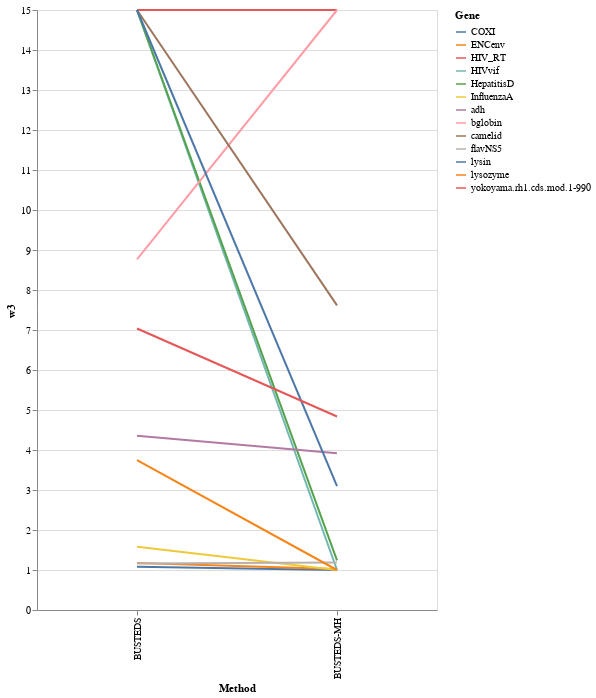

Notebook source saved alongside this figure:
### Code cell
source = df

alt.Chart(source).mark_line().encode(
    y=alt.Y('w3', scale=alt.Scale(domain=[0, 15], clamp=True)),
    x='Method',
    color='Gene'
).properties(
    width=400, 
    height=600)

### Figure 1 — Vega-Lite specification as saved in the notebook (floating-point values rounded to 4 significant figures)
{"config": {"view": {"continuousWidth": 400, "continuousHeight": 300}}, "data": {"name": "data-8de42e0cb15e51f9e88fe48f531a20ab"}, "mark": "line", "encoding": {"color": {"field": "Gene", "type": "nominal"}, "x": {"field": "Method", "type": "nominal"}, "y": {"field": "w3", "scale": {"clamp": true, "domain": [0, 15]}, "type": "quantitative"}}, "height": 600, "width": 400, "$schema": "https://vega.github.io/schema/vega-lite/v4.17.0.json", "datasets": {"data-8de42e0cb15e51f9e88fe48f531a20ab": [{"Gene": "COXI", "Method": "BUSTEDS", "Sequences": 21, "Codons": 510, "LRT p-value": 0.5, "cAIC": 24290.0, "w1": 0.0, "p1": 0.5308, "w2": 0.0127, "p2": 0.4597, "w3": 1.084, "p3": 0.0094, "SRV1": 0.0337, "SRV_p1": 0.0189, "SRV2": 0.5711, "SRV_p2": 0.944, "SRV3": 12.41, "SRV_p3": 12.41, "DH_Rate": null, "TH_Rate": null, "TH_Rate_SI": null, "BUSTEDS-MH_num_ER_Sites": null, "BUSTEDS-MH_ER_Sites": null, "pctchg_w3": null, "ΔcAIC": 22.39, "RelativeSupport": 1.377e-05, "num_ER_Sites": 0.0, "BUSTEDS_num_ER_Sites": 0.0, "BUSTEDS_ER_Sites": null, "ER_Sites_Intersection": null}, {"Gene": "COXI", "Method": "BUSTEDS-MH", "Sequences": 21, "Codons": 510, "LRT p-value": 0.5, "cAIC": 24310.0, "w1": 0.0, "p1": 0.9419, "w2": 0.2739, "p2": 0.0581, "w3": 1.002, "p3": 0.0, "SRV1": 0.0, "SRV_p1": 0.0066, "SRV2": 0.5818, "SRV_p2": 0.469, "SRV3": 1.387, "SRV_p3": 1.387, "DH_Rate": 0.0, "TH_Rate": 0.0, "TH_Rate_SI": 7.003, "BUSTEDS-MH_num_ER_Sites": null, "BUSTEDS-MH_ER_Sites": null, "pctchg_w3": 92.38, "ΔcAIC": null, "RelativeSupport": null, "num_ER_Sites": null, "BUSTEDS_num_ER_Sites": null, "BUSTEDS_ER_Sites": null, "ER_Sites_Intersection": null}, {"Gene": "ENCenv", "Method": "BUSTEDS", "Sequences": 23, "Codons": 500, "LRT p-value": 0.5, "cAIC": 13700.0, "w1": 0.0502, "p1": 1.0, "w2": 0.1152, "p2": 0.0, "w3": 1.177, "p3": 0.0, "SRV1": 0.3943, "SRV_p1": 0.2942, "SRV2": 1.126, "SRV_p2": 0.6797, "SRV3": 4.547, "SRV_p3": 4.547, "DH_Rate": null, "TH_Rate": null, "TH_Rate_SI": null, "BUSTEDS-MH_num_ER_Sites": null, "BUSTEDS-MH_ER_Sites": null, "pctchg_w3": null, "ΔcAIC": 6.063, "RelativeSupport": 0.04824, "num_ER_Sites": null, "BUSTEDS_num_ER_Sites": null, "BUSTEDS_ER_Sites": null, "ER_Sites_Intersection": null}, {"Gene": "ENCenv", "Method": "BUSTEDS-MH", "Sequences": 23, "Codons": 500, "LRT p-value": 0.5, "cAIC": 13710.0, "w1": 0.0385, "p1": 0.4648, "w2": 0.0599, "p2": 0.5352, "w3": 1.026, "p3": 0.0, "SRV1": 0.4043, "SRV_p1": 0.3049, "SRV2": 1.133, "SRV_p2": 0.669, "SRV3": 4.548, "SRV_p3": 4.548, "DH_Rate": 0.01205, "TH_Rate": 0.0, "TH_Rate_SI": 0.0, "BUSTEDS-MH_num_ER_Sites": null, "BUSTEDS-MH_ER_Sites": null, "pctchg_w3": 87.19, "ΔcAIC": null, "RelativeSupport": null, "num_ER_Sites": null, "BUSTEDS_num_ER_Sites": null, "BUSTEDS_ER_Sites": null, "ER_Sites_Intersection": null}, {"Gene": "HIV_RT", "Method": "BUSTEDS", "Sequences": 476, "Codons": 335, "LRT p-value": 7.175e-11, "cAIC": 52050.0, "w1": 0.0, "p1": 0.0104, "w2": 0.1524, "p2": 0.9886, "w3": 48.96, "p3": 0.001, "SRV1": 0.4016, "SRV_p1": 0.5144, "SRV2": 1.206, "SRV_p2": 0.4144, "SRV3": 4.122, "SRV_p3": 4.122, "DH_Rate": null, "TH_Rate": null, "TH_Rate_SI": null, "BUSTEDS-MH_num_ER_Sites": null, "BUSTEDS-MH_ER_Sites": null, "pctchg_w3": null, "ΔcAIC": null, "RelativeSupport": null, "num_ER_Sites": 22.0, "BUSTEDS_num_ER_Sites": 22.0, "BUSTEDS_ER_Sites": "36|39|48|64|65|69|72|75|103|104|122|138|151|162|163|181|188|207|215|219|228|245", "ER_Sites_Intersection": "181|151|122|188|245|215|64|75|69|228|48|162"}, {"Gene": "HIV_RT", "Method": "BUSTEDS-MH", "Sequences": 476, "Codons": 335, "LRT p-value": 0.001319, "cAIC": 52040.0, "w1": 0.0, "p1": 0.0067, "w2": 0.1509, "p2": 0.9925, "w3": 43.37, "p3": 0.0007, "SRV1": 0.3996, "SRV_p1": 0.5083, "SRV2": 1.191, "SRV_p2": 0.4155, "SRV3": 3.963, "SRV_p3": 3.963, "DH_Rate": 0.0409, "TH_Rate": 0.0, "TH_Rate_SI": 0.0, "BUSTEDS-MH_num_ER_Sites": 12.0, "BUSTEDS-MH_ER_Sites": "48|64|69|75|122|151|162|181|188|215|228|245", "pctchg_w3": 88.57, "ΔcAIC": 11.34, "RelativeSupport": 0.003441, "num_ER_Sites": null, "BUSTEDS_num_ER_Sites": null, "BUSTEDS_ER_Sites": null, "ER_Sites_Intersection": null}, {"Gene": "HIVvif", "Method": "BUSTEDS", "Sequences": 29, "Codons": 192, "LRT p-value": 0.02271, "cAIC": 6912.0, "w1": 0.0, "p1": 0.0496, "w2": 0.7591, "p2": 0.9499, "w3": 1802.0, "p3": 0.0005, "SRV1": 0.2947, "SRV_p1": 0.5444, "SRV2": 1.159, "SRV_p2": 0.3266, "SRV3": 3.573, "SRV_p3": 3.573, "DH_Rate": null, "TH_Rate": null, "TH_Rate_SI": null, "BUSTEDS-MH_num_ER_Sites": null, "BUSTEDS-MH_ER_Sites": null, "pctchg_w3": null, "ΔcAIC": 1.442, "RelativeSupport": 0.4862, "num_ER_Sites": 1.0, "BUSTEDS_num_ER_Sites": 1.0, "BUSTEDS_ER_Sites": "6", "ER_Sites_Intersection": null}, {"Gene": "HIVvif", "Method": "BUSTEDS-MH", "Sequences": 29, "Codons": 192, "LRT p-value": 0.5, "cAIC": 6913.0, "w1": 0.5982, "p1": 0.0, "w2": 0.6103, "p2": 0.7144, "w3": 1.0, "p3": 0.2856, "SRV1": 0.299, "SRV_p1": 0.5423, "SRV2": 1.154, "SRV_p2": 0.3262, "SRV3": 3.509, "SRV_p3": 3.509, "DH_Rate": 0.00139, "TH_Rate": 0.1625, "TH_Rate_SI": 0.0, "BUSTEDS-MH_num_ER_Sites": null, "BUSTEDS-MH_ER_Sites": null, "pctchg_w3": 0.05549, "ΔcAIC": null, "RelativeSupport": null, "num_ER_Sites": null, "BUSTEDS_num_ER_Sites": null, "BUSTEDS_ER_Sites": null, "ER_Sites_Intersection": null}, {"Gene": "HepatitisD", "Method": "BUSTEDS", "Sequences": 33, "Codons": 196, "LRT p-value": 1.119e-08, "cAIC": 10420.0, "w1": 0.0, "p1": 0.5131, "w2": 0.6689, "p2": 0.4678, "w3": 16.59, "p3": 0.0191, "SRV1": 0.0351, "SRV_p1": 0.2093, "SRV2": 0.7586, "SRV_p2": 0.5962, "SRV3": 2.778, "SRV_p3": 2.778, "DH_Rate": null, "TH_Rate": null, "TH_Rate_SI": null, "BUSTEDS-MH_num_ER_Sites": null, "BUSTEDS-MH_ER_Sites": null, "pctchg_w3": null, "ΔcAIC": null, "RelativeSupport": null, "num_ER_Sites": 23.0, "BUSTEDS_num_ER_Sites": 23.0, "BUSTEDS_ER_Sites": "6|9|13|17|24|28|31|35|38|75|85|90|117|122|140|142|145|150|159|160|173|181|183", "ER_Sites_Intersection": null}, {"Gene": "HepatitisD", "Method": "BUSTEDS-MH", "Sequences": 33, "Codons": 196, "LRT p-value": 0.5, "cAIC": 10420.0, "w1": 0.0, "p1": 0.1507, "w2": 0.0748, "p2": 0.5464, "w3": 1.242, "p3": 0.3029, "SRV1": 0.0678, "SRV_p1": 0.2386, "SRV2": 0.8161, "SRV_p2": 0.5629, "SRV3": 2.642, "SRV_p3": 2.642, "DH_Rate": 0.2313, "TH_Rate": 0.0, "TH_Rate_SI": 0.0, "BUSTEDS-MH_num_ER_Sites": 0.0, "BUSTEDS-MH_ER_Sites": null, "pctchg_w3": 7.486, "ΔcAIC": 0.4929, "RelativeSupport": 0.7816, "num_ER_Sites": null, "BUSTEDS_num_ER_Sites": null, "BUSTEDS_ER_Sites": null, "ER_Sites_Intersection": null}, {"Gene": "InfluenzaA", "Method": "BUSTEDS", "Sequences": 349, "Codons": 329, "LRT p-value": 0.1047, "cAIC": 23240.0, "w1": 0.0, "p1": 0.0265, "w2": 0.0, "p2": 0.6842, "w3": 1.581, "p3": 0.2894, "SRV1": 0.4267, "SRV_p1": 0.6566, "SRV2": 1.692, "SRV_p2": 0.3098, "SRV3": 5.822, "SRV_p3": 5.822, "DH_Rate": null, "TH_Rate": null, "TH_Rate_SI": null, "BUSTEDS-MH_num_ER_Sites": null, "BUSTEDS-MH_ER_Sites": null, "pctchg_w3": null, "ΔcAIC": null, "RelativeSupport": null, "num_ER_Sites": 31.0, "BUSTEDS_num_ER_Sites": 31.0, "BUSTEDS_ER_Sites": "50|80|121|128|133|135|137|138|142|145|156|157|159|163|172|182|186|190|193|194|196|198|201|214|219|226|229|275|276|310|312", "ER_Sites_Intersection": null}, {"Gene": "InfluenzaA", "Method": "BUSTEDS-MH", "Sequences": 349, "Codons": 329, "LRT p-value": 0.5, "cAIC": 23230.0, "w1": 0.372, "p1": 0.0, "w2": 0.4398, "p2": 1.0, "w3": 1.002, "p3": 0.0, "SRV1": 0.4251, "SRV_p1": 0.6487, "SRV2": 1.674, "SRV_p2": 0.3189, "SRV3": 5.884, "SRV_p3": 5.884, "DH_Rate": 0.0628, "TH_Rate": 0.01489, "TH_Rate_SI": 0.0, "BUSTEDS-MH_num_ER_Sites": null, "BUSTEDS-MH_ER_Sites": null, "pctchg_w3": 63.42, "ΔcAIC": 12.3, "RelativeSupport": 0.002134, "num_ER_Sites": null, "BUSTEDS_num_ER_Sites": null, "BUSTEDS_ER_Sites": null, "ER_Sites_Intersection": null}, {"Gene": "adh", "Method": "BUSTEDS", "Sequences": 23, "Codons": 254, "LRT p-value": 0.001639, "cAIC": 9354.0, "w1": 0.0277, "p1": 0.7697, "w2": 0.0794, "p2": 0.2065, "w3": 4.355, "p3": 0.0239, "SRV1": 0.6442, "SRV_p1": 0.6779, "SRV2": 1.48, "SRV_p2": 0.2547, "SRV3": 2.765, "SRV_p3": 2.765, "DH_Rate": null, "TH_Rate": null, "TH_Rate_SI": null, "BUSTEDS-MH_num_ER_Sites": null, "BUSTEDS-MH_ER_Sites": null, "pctchg_w3": null, "ΔcAIC": 5.25, "RelativeSupport": 0.07244, "num_ER_Sites": 18.0, "BUSTEDS_num_ER_Sites": 18.0, "BUSTEDS_ER_Sites": "4|6|35|39|46|49|69|133|134|163|165|166|170|187|197|216|227|253", "ER_Sites_Intersection": "163|197|253|165|166|6|227|216|170|133|35|69|134|49|39"}, {"Gene": "adh", "Method": "BUSTEDS-MH", "Sequences": 23, "Codons": 254, "LRT p-value": 0.01952, "cAIC": 9359.0, "w1": 0.013, "p1": 0.117, "w2": 0.0416, "p2": 0.858, "w3": 3.919, "p3": 0.025, "SRV1": 0.6414, "SRV_p1": 0.6665, "SRV2": 1.386, "SRV_p2": 0.2541, "SRV3": 2.773, "SRV_p3": 2.773, "DH_Rate": 0.0, "TH_Rate": 0.03292, "TH_Rate_SI": 3.363, "BUSTEDS-MH_num_ER_Sites": 15.0, "BUSTEDS-MH_ER_Sites": "6|35|39|49|69|133|134|163|165|166|170|197|216|227|253", "pctchg_w3": 89.99, "ΔcAIC": null, "RelativeSupport": null, "num_ER_Sites": null, "BUSTEDS_num_ER_Sites": null, "BUSTEDS_ER_Sites": null, "ER_Sites_Intersection": null}, {"Gene": "bglobin", "Method": "BUSTEDS", "Sequences": 17, "Codons": 144, "LRT p-value": 1.183e-05, "cAIC": 7416.0, "w1": 0.0109, "p1": 0.6057, "w2": 0.2644, "p2": 0.3567, "w3": 8.764, "p3": 0.0375, "SRV1": 0.3513, "SRV_p1": 0.4387, "SRV2": 1.062, "SRV_p2": 0.5304, "SRV3": 9.148, "SRV_p3": 9.148, "DH_Rate": null, "TH_Rate": null, "TH_Rate_SI": null, "BUSTEDS-MH_num_ER_Sites": null, "BUSTEDS-MH_ER_Sites": null, "pctchg_w3": null, "ΔcAIC": null, "RelativeSupport": null, "num_ER_Sites": 20.0, "BUSTEDS_num_ER_Sites": 20.0, "BUSTEDS_ER_Sites": "3|8|10|11|14|21|27|42|48|49|50|54|74|81|110|114|116|124|128|133", "ER_Sites_Intersection": "110|124|50|42|54|11|74|10|116|133|48"}, {"Gene": "bglobin", "Method": "BUSTEDS-MH", "Sequences": 17, "Codons": 144, "LRT p-value": 0.002279, "cAIC": 7385.0, "w1": 0.0434, "p1": 0.8248, "w2": 0.7186, "p2": 0.1568, "w3": 15.59, "p3": 0.0184, "SRV1": 0.3399, "SRV_p1": 0.3681, "SRV2": 1.066, "SRV_p2": 0.5977, "SRV3": 6.964, "SRV_p3": 6.964, "DH_Rate": 0.0, "TH_Rate": 0.0, "TH_Rate_SI": 261.6, "BUSTEDS-MH_num_ER_Sites": 11.0, "BUSTEDS-MH_ER_Sites": "10|11|42|48|50|54|74|110|116|124|133", "pctchg_w3": 177.9, "ΔcAIC": 30.77, "RelativeSupport": 2.081e-07, "num_ER_Sites": null, "BUSTEDS_num_ER_Sites": null, "BUSTEDS_ER_Sites": null, "ER_Sites_Intersection": null}, {"Gene": "camelid", "Method": "BUSTEDS", "Sequences": 212, "Codons": 96, "LRT p-value": 0.0, "cAIC": 33690.0, "w1": 0.0108, "p1": 0.3143, "w2": 1.0, "p2": 0.6655, "w3": 24.63, "p3": 0.0202, "SRV1": 0.2094, "SRV_p1": 0.3105, "SRV2": 0.8146, "SRV_p2": 0.4658, "SRV3": 2.482, "SRV_p3": 2.482, "DH_Rate": null, "TH_Rate": null, "TH_Rate_SI": null, "BUSTEDS-MH_num_ER_Sites": null, "BUSTEDS-MH_ER_Sites": null, "pctchg_w3": null, "ΔcAIC": null, "RelativeSupport": null, "num_ER_Sites": 33.0, "BUSTEDS_num_ER_Sites": 33.0, "BUSTEDS_ER_Sites": "1|10|14|23|24|25|29|30|32|33|35|39|40|41|49|50|51|52|53|54|55|57|58|59|68|71|72|75|77|78|79|80|93", "ER_Sites_Intersection": "57|23|54|59|32|58|78|93|52|29|80|14|40|72|33|1|53|51|50|25"}, {"Gene": "camelid", "Method": "BUSTEDS-MH", "Sequences": 212, "Codons": 96, "LRT p-value": 0.004786, "cAIC": 33670.0, "w1": 0.2763, "p1": 0.4707, "w2": 1.0, "p2": 0.4969, "w3": 7.616, "p3": 0.0324, "SRV1": 0.2237, "SRV_p1": 0.3072, "SRV2": 0.8281, "SRV_p2": 0.4739, "SRV3": 2.462, "SRV_p3": 2.462, "DH_Rate": 0.1589, "TH_Rate": 0.0, "TH_Rate_SI": 0.0, "BUSTEDS-MH_num_ER_Sites": 21.0, "BUSTEDS-MH_ER_Sites": "1|11|14|23|25|29|32|33|40|50|51|52|53|54|57|58|59|72|78|80|93", "pctchg_w3": 30.92, "ΔcAIC": 26.64, "RelativeSupport": 1.643e-06, "num_ER_Sites": null, "BUSTEDS_num_ER_Sites": null, "BUSTEDS_ER_Sites": null, "ER_Sites_Intersection": null}, {"Gene": "flavNS5", "Method": "BUSTEDS", "Sequences": 18, "Codons": 342, "LRT p-value": 0.4822, "cAIC": 18530.0, "w1": 0.007, "p1": 0.6834, "w2": 0.022, "p2": 0.2976, "w3": 1.165, "p3": 0.0191, "SRV1": 0.1194, "SRV_p1": 0.1868, "SRV2": 0.5217, "SRV_p2": 0.7153, "SRV3": 6.17, "SRV_p3": 6.17, "DH_Rate": null, "TH_Rate": null, "TH_Rate_SI": null, "BUSTEDS-MH_num_ER_Sites": null, "BUSTEDS-MH_ER_Sites": null, "pctchg_w3": null, "ΔcAIC": null, "RelativeSupport": null, "num_ER_Sites": 0.0, "BUSTEDS_num_ER_Sites": 0.0, "BUSTEDS_ER_Sites": null, "ER_Sites_Intersection": null}, {"Gene": "flavNS5", "Method": "BUSTEDS-MH", "Sequences": 18, "Codons": 342, "LRT p-value": 0.5, "cAIC": 18490.0, "w1": 0.0159, "p1": 0.381, "w2": 0.0162, "p2": 0.619, "w3": 1.185, "p3": 0.0, "SRV1": 0.2098, "SRV_p1": 0.2145, "SRV2": 0.6262, "SRV_p2": 0.6627, "SRV3": 4.398, "SRV_p3": 4.398, "DH_Rate": 0.361, "TH_Rate": 0.9119, "TH_Rate_SI": 2.404, "BUSTEDS-MH_num_ER_Sites": null, "BUSTEDS-MH_ER_Sites": null, "pctchg_w3": 101.7, "ΔcAIC": 42.0, "RelativeSupport": 7.57e-10, "num_ER_Sites": null, "BUSTEDS_num_ER_Sites": null, "BUSTEDS_ER_Sites": null, "ER_Sites_Intersection": null}, {"Gene": "lysin", "Method": "BUSTEDS", "Sequences": 25, "Codons": 134, "LRT p-value": 0.0, "cAIC": 8765.0, "w1": 0.4855, "p1": 0.8911, "w2": 1.0, "p2": 0.0169, "w3": 15.83, "p3": 0.092, "SRV1": 0.1685, "SRV_p1": 0.3653, "SRV2": 1.122, "SRV_p2": 0.5382, "SRV3": 3.466, "SRV_p3": 3.466, "DH_Rate": null, "TH_Rate": null, "TH_Rate_SI": null, "BUSTEDS-MH_num_ER_Sites": null, "BUSTEDS-MH_ER_Sites": null, "pctchg_w3": null, "ΔcAIC": 9.082, "RelativeSupport": 0.01066, "num_ER_Sites": 43.0, "BUSTEDS_num_ER_Sites": 43.0, "BUSTEDS_ER_Sites": "3|4|6|7|10|12|14|15|16|27|30|32|36|37|41|44|45|63|64|66|67|68|70|74|75|82|83|87|106|107|108|109|113|114|115|116|119|123|125|126|127|130|132", "ER_Sites_Intersection": "70|106|41|32|107|116|119|132|6|74|87|64|75|10|44|126|14|123|113|7|83|12|36|115|45|4|67|127|37|68"}, {"Gene": "lysin", "Method": "BUSTEDS-MH", "Sequences": 25, "Codons": 134, "LRT p-value": 4.083e-05, "cAIC": 8775.0, "w1": 0.0, "p1": 0.5648, "w2": 0.0, "p2": 0.0383, "w3": 3.098, "p3": 0.3968, "SRV1": 0.1988, "SRV_p1": 0.3625, "SRV2": 1.124, "SRV_p2": 0.4309, "SRV3": 2.148, "SRV_p3": 2.148, "DH_Rate": 0.155, "TH_Rate": 0.02457, "TH_Rate_SI": 0.0, "BUSTEDS-MH_num_ER_Sites": 41.0, "BUSTEDS-MH_ER_Sites": "4|6|7|9|10|11|12|14|32|33|36|37|40|41|44|45|47|64|67|68|70|74|75|79|83|86|87|99|100|106|107|113|115|116|119|120|123|126|127|131|132", "pctchg_w3": 19.56, "ΔcAIC": null, "RelativeSupport": null, "num_ER_Sites": null, "BUSTEDS_num_ER_Sites": null, "BUSTEDS_ER_Sites": null, "ER_Sites_Intersection": null}, {"Gene": "lysozyme", "Method": "BUSTEDS", "Sequences": 19, "Codons": 130, "LRT p-value": 0.5, "cAIC": 2146.0, "w1": 0.4541, "p1": 1.0, "w2": 0.926, "p2": 0.0, "w3": 3.748, "p3": 0.0, "SRV1": 0.0, "SRV_p1": 0.4533, "SRV2": 1.309, "SRV_p2": 0.4523, "SRV3": 4.323, "SRV_p3": 4.323, "DH_Rate": null, "TH_Rate": null, "TH_Rate_SI": null, "BUSTEDS-MH_num_ER_Sites": null, "BUSTEDS-MH_ER_Sites": null, "pctchg_w3": null, "ΔcAIC": 6.283, "RelativeSupport": 0.04322, "num_ER_Sites": null, "BUSTEDS_num_ER_Sites": null, "BUSTEDS_ER_Sites": null, "ER_Sites_Intersection": null}, {"Gene": "lysozyme", "Method": "BUSTEDS-MH", "Sequences": 19, "Codons": 130, "LRT p-value": 0.5, "cAIC": 2152.0, "w1": 0.0, "p1": 0.0147, "w2": 0.4528, "p2": 0.9673, "w3": 1.0, "p3": 0.018, "SRV1": 0.0, "SRV_p1": 0.4535, "SRV2": 1.313, "SRV_p2": 0.4534, "SRV3": 4.346, "SRV_p3": 4.346, "DH_Rate": 0.0, "TH_Rate": 0.0, "TH_Rate_SI": 0.0, "BUSTEDS-MH_num_ER_Sites": null, "BUSTEDS-MH_ER_Sites": null, "pctchg_w3": 26.68, "ΔcAIC": null, "RelativeSupport": null, "num_ER_Sites": null, "BUSTEDS_num_ER_Sites": null, "BUSTEDS_ER_Sites": null, "ER_Sites_Intersection": null}, {"Gene": "yokoyama.rh1.cds.mod.1-990", "Method": "BUSTEDS", "Sequences": 38, "Codons": 330, "LRT p-value": 1.1e-06, "cAIC": 25920.0, "w1": 0.0, "p1": 0.6222, "w2": 0.1451, "p2": 0.3659, "w3": 7.037, "p3": 0.0118, "SRV1": 0.3801, "SRV_p1": 0.593, "SRV2": 1.119, "SRV_p2": 0.3478, "SRV3": 6.51, "SRV_p3": 6.51, "DH_Rate": null, "TH_Rate": null, "TH_Rate_SI": null, "BUSTEDS-MH_num_ER_Sites": null, "BUSTEDS-MH_ER_Sites": null, "pctchg_w3": null, "ΔcAIC": null, "RelativeSupport": null, "num_ER_Sites": 29.0, "BUSTEDS_num_ER_Sites": 29.0, "BUSTEDS_ER_Sites": "13|14|16|19|35|36|42|46|93|96|107|108|122|144|149|160|163|195|196|213|214|236|260|271|273|277|281|282|297", "ER_Sites_Intersection": "277|14"}, {"Gene": "yokoyama.rh1.cds.mod.1-990", "Method": "BUSTEDS-MH", "Sequences": 38, "Codons": 330, "LRT p-value": 0.1024, "cAIC": 25900.0, "w1": 0.0, "p1": 0.5717, "w2": 0.1339, "p2": 0.4209, "w3": 4.837, "p3": 0.0074, "SRV1": 0.4227, "SRV_p1": 0.6293, "SRV2": 1.291, "SRV_p2": 0.3313, "SRV3": 7.773, "SRV_p3": 7.773, "DH_Rate": 0.2331, "TH_Rate": 0.2865, "TH_Rate_SI": 11.47, "BUSTEDS-MH_num_ER_Sites": 2.0, "BUSTEDS-MH_ER_Sites": "14|277", "pctchg_w3": 68.73, "ΔcAIC": 28.46, "RelativeSupport": 6.601e-07, "num_ER_Sites": null, "BUSTEDS_num_ER_Sites": null, "BUSTEDS_ER_Sites": null, "ER_Sites_Intersection": null}]}}
